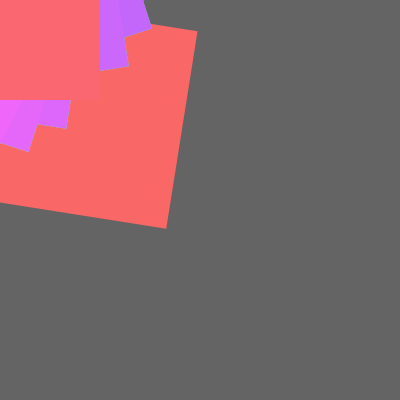
Frame 1 (no input)
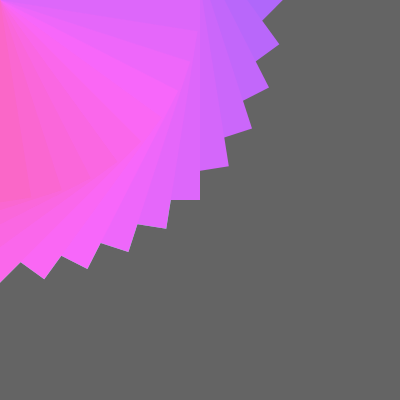
Frame 60 (no input)
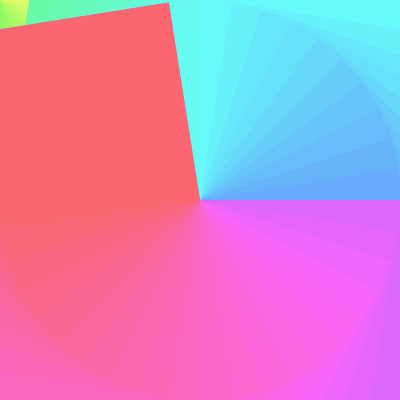
Frame 120 (the mouse pressed at the canvas centre since frame 60)

The p5.js sketch that drew these frames (run headless with seeded random() and noise() and a simulated clock; from frame 60 on, the mouse is pressed at the canvas centre):

// p5.js sketch
// ── sketch.js
var particles = [];
var numberOfParticles = 100;
var currentParticleIndex = 0;

function setup() {
  createCanvas(400, 400);
  //rectMode(CENTER);
  colorMode(HSB, 255);
  noStroke();

  for (var i = 0; i < numberOfParticles; i++){
    particles[i] = new particle(-100,-100,200);
  }
}

function draw() {
  background(100);
  currentParticleIndex++;
  //currentParticleIndex = currentParticleIndex % numberOfParticles;
  if (currentParticleIndex >= numberOfParticles) {
    currentParticleIndex = 0;
  }
  particles[currentParticleIndex].update(mouseX, mouseY);

  for (var i = 0; i < numberOfParticles; i++){
    fill(i/numberOfParticles * 255, 150, 250);
    //modulo
    var index = (currentParticleIndex + i) % numberOfParticles;
    particles[index].display(index);
  }
}

// ── particle.js
function particle(x, y, size) {
  this.x = x;
  this.y = y;
  this.size = size;

  this.update = function (x, y){
    this.x = x;
    this.y = y;
  };
  this.display = function (index) {
    push();
    translate (this.x, this.y);
    rotate(Math.PI / 20 * index);
    rect(0, 0, this.size, this.size);
    pop();
  };
}
